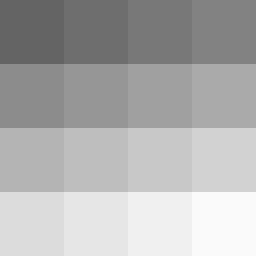
#> input picture Exercicios/# 2 - Ruído e Realce/Ruído/Imagem_E.bmp, 256 x 256 px, found by its file name
$ python ex4.py
#> lines starting #> are read from the running program, lines starting #| are printed output that depends on the picture; long printed decimals are rounded
# 4. Dada a imagem (e) com e sem a presença de ruído gaussiano (exercício 3), compare-as por
# meio das métricas erro máximo, erro médio absoluto, erro médio quadrático, raiz do erro
# médio quadrático, erro médio quadrático normalizado e coeficiente de Jaccard para
# identificar os níveis de similaridades existentes.
# i) Observando os valores obtidos, é possível definir algum comportamento padrão entre as
# métricas a partir dos ruídos aplicados em cada imagem?
# ii) Neste cenário, qual métrica permite evidenciar melhor a degradação da imagem em razão
# da presença de ruído? Justifique sua resposta.


import os
import numpy as np
from skimage import io, util
from skimage.metrics import mean_squared_error
from sklearn.metrics import jaccard_score
import matplotlib.pyplot as plt

# Carregando a imagem original
caminho = os.path.abspath(os.path.dirname(__file__))+'\\Imagem_E.bmp'
image_orig = io.imread(caminho, as_gray=True)
#> image_orig is the input picture: shape (256, 256); min 100, max 250, mean 175


# Adicionando ruído gaussiano
image_noise = util.random_noise(image_orig, mode='gaussian')
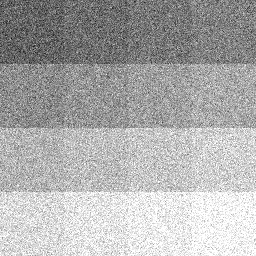
#> image_noise: shape (256, 256) float64; min 0.0384, max 1, mean 0.682

# Plotando as imagens
fig, axs = plt.subplots(1, 2, figsize=(10, 5))

# Imagem original
axs[0].imshow(image_orig, cmap='gray')
axs[0].set_title('Original')
axs[0].axis('off')

# Imagem com ruído
axs[1].imshow(image_noise, cmap='gray')
axs[1].set_title('Gaussian Noise')
axs[1].axis('off')

plt.show()
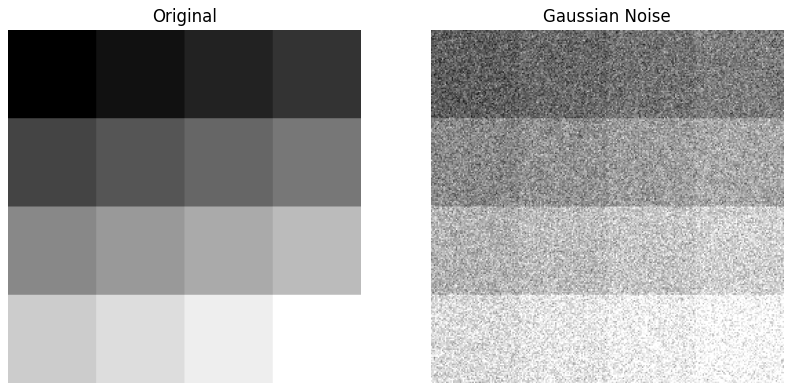
#> figure drawn by matplotlib, 2 panels

# Função para cálculo das métricas


def calcula_metricas(img1, img2):
    mae = np.mean(np.abs(img1 - img2))  # Erro médio absoluto
#> mae = 174.3
    mse_val = mean_squared_error(img1, img2)  # Erro médio quadrático
#> mse_val = 32495.7
    rmse_val = np.sqrt(mse_val)  # Raiz do erro médio quadrático
#> rmse_val = 180.3
    max_err = np.max(np.abs(img1 - img2))  # Erro máximo
#> max_err = 249.4
    # Erro médio quadrático normalizado
    nmse_val = mse_val / np.mean(np.square(img1))
#> nmse_val = 416.6
    jaccard_val = jaccard_score(
        img1.flatten() > 0.5, img2.flatten() > 0.5)  # Coeficiente de Jaccard
#> jaccard_val = 0.789

    return max_err, mae, mse_val, rmse_val, nmse_val, jaccard_val


# Calculando e imprimindo as métricas
max_err, mae, mse_val, rmse_val, nmse_val, jaccard_val = calcula_metricas(
    image_orig, image_noise)
#> max_err = 249.4; mae = 174.3; mse_val = 32495.7; rmse_val = 180.3; nmse_val = 416.6; jaccard_val = 0.789

print('Erro Máximo:', max_err)
#| Erro Máximo: 249.361
print('Erro Médio Absoluto:', mae)
#| Erro Médio Absoluto: 174.318
print('Erro Médio Quadrático:', mse_val)
#| Erro Médio Quadrático: 32495.652
print('Raiz do Erro Médio Quadrático:', rmse_val)
#| Raiz do Erro Médio Quadrático: 180.266
print('Erro Médio Quadrático Normalizado:', nmse_val)
#| Erro Médio Quadrático Normalizado: 416.611
print('Coeficiente de Jaccard:', jaccard_val)
#| Coeficiente de Jaccard: 0.7887


# Pergunta i: Observando os valores obtidos, é possível definir
# algum comportamento padrão entre as métricas a partir dos ruídos aplicados em cada imagem?

# R: Sim, é possível definir um comportamento padrão entre as métricas a partir dos ruídos aplicados
# em cada imagem. Todas as métricas de erro aumentam com a adição de ruído à imagem, o que indica uma
# maior diferença entre a imagem original e a imagem com ruído. Isso é esperado, já que o ruído altera
# os valores dos pixels da imagem original, aumentando assim todas as métricas de erro.

# Pergunta ii: Neste cenário, qual métrica permite evidenciar melhor a
# degradação da imagem em razão da presença de ruído? Justifique sua resposta.

# R: A métrica que melhor evidencia a degradação da imagem em razão da presença de ruído é
# o Erro Médio Quadrático. pois ele é utilizado para medir a diferença
# entre duas imagens porque considera a distância quadrática entre os pixels correspondentes
# nas duas imagens, enfatizando as discrepâncias maiores. Assim, ele é sensível a variações
# intensas de ruído, tornando-o particularmente útil para evidenciar a degradação da imagem
# devido à presença de ruído.
